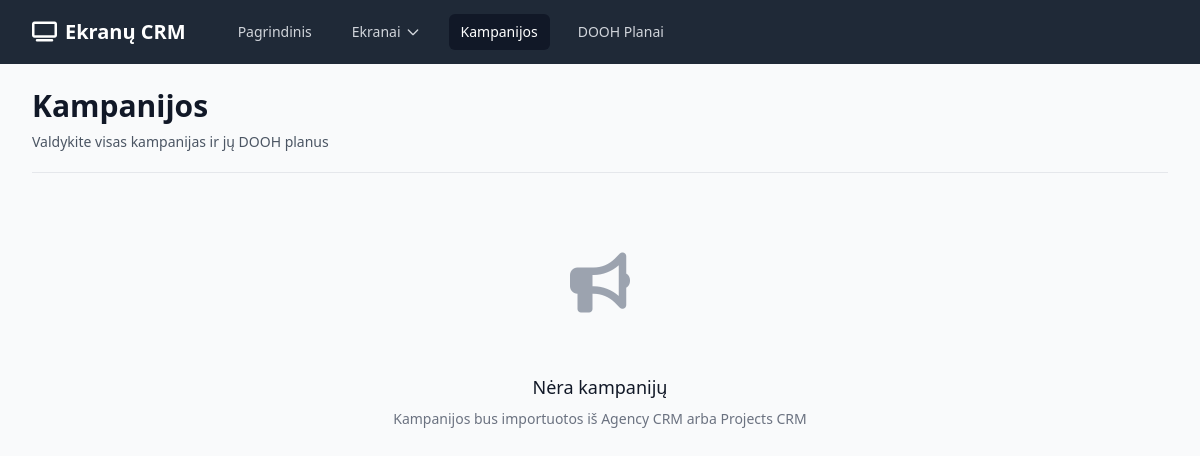
The page /campaigns on the database as committed earlier.
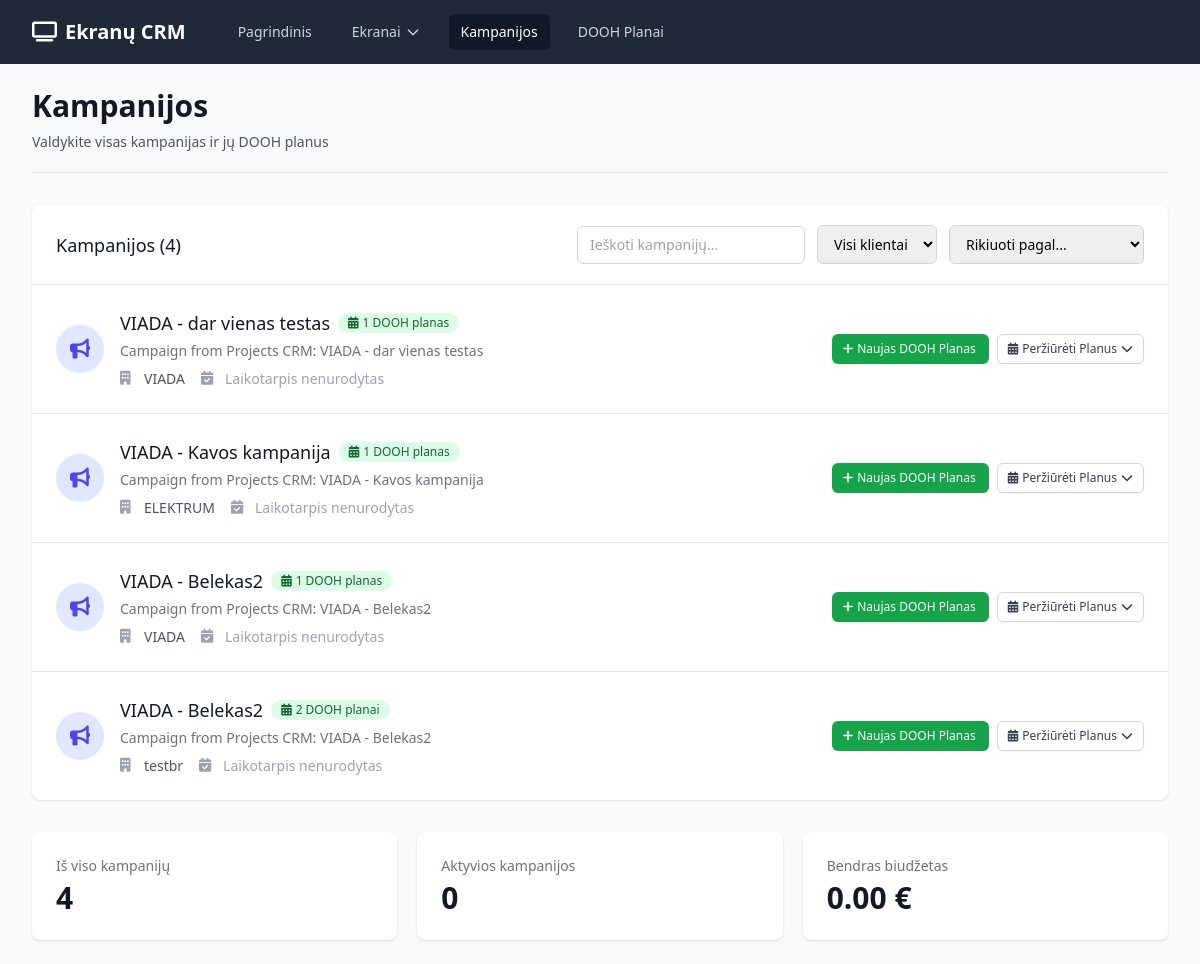
The same page on the database as committed later.
### app.py (models this page shows)
class Campaign(db.Model):
    id = db.Column(db.Integer, primary_key=True)
    client_id = db.Column(db.Integer, db.ForeignKey('client.id'), nullable=False)
    name = db.Column(db.String(100), nullable=False)
    description = db.Column(db.Text)
    start_date = db.Column(db.Date)
    end_date = db.Column(db.Date)
    budget = db.Column(db.Float)
    created_at = db.Column(db.DateTime, default=datetime.utcnow)
    dooh_plans = db.relationship('DOOHPlan', backref='campaign', lazy=True, cascade='all, delete-orphan')

class Client(db.Model):
    id = db.Column(db.Integer, primary_key=True)
    name = db.Column(db.String(100), nullable=False)
    email = db.Column(db.String(100))
    phone = db.Column(db.String(20))
    contact_person = db.Column(db.String(100))
    company = db.Column(db.String(100))
    created_at = db.Column(db.DateTime, default=datetime.utcnow)
    campaigns = db.relationship('Campaign', backref='client', lazy=True, cascade='all, delete-orphan')

### app.py (the view)
@app.route('/campaigns')
def campaigns():
    campaigns = Campaign.query.all()
    return render_template('campaigns.html', campaigns=campaigns)

### templates/campaigns.html (shortened to what the changed rows need)
{% extends "base.html" %}
{% block content %}
<div class="pb-5 border-b border-gray-200 mb-8">
    <div class="flex justify-between items-center">
        <div>
            <h1 class="text-3xl font-bold text-gray-900">Kampanijos</h1>
        </div>
    </div>
</div>
{% if campaigns %}
<div class="bg-white shadow overflow-hidden sm:rounded-lg mb-8">
    <div class="px-4 py-5 sm:px-6">
        <div class="flex justify-between items-center">
            <h3 class="text-lg leading-6 font-medium text-gray-900">Kampanijos ({{ campaigns|length }})</h3>
            <div class="flex items-center space-x-3">
                <input type="text" id="campaignFilter" placeholder="Ieškoti kampanijų..."
                       class="px-3 py-2 border border-gray-300 rounded-md text-sm focus:outline-none focus:ring-indigo-500 focus:border-indigo-500">
                <select id="filterClient" class="px-3 py-2 border border-gray-300 rounded-md text-sm focus:outline-none focus:ring-indigo-500 focus:border-indigo-500">
                    <option value="">Visi klientai</option>
                    {% set clients = [] %}
                    {% for campaign in campaigns %}
                        {% if campaign.client.name not in clients %}
                            {% set _ = clients.append(campaign.client.name) %}
                        {% endif %}
                    {% endfor %}
                </select>
                <select id="sortBy" class="px-3 py-2 border border-gray-300 rounded-md text-sm focus:outline-none focus:ring-indigo-500 focus:border-indigo-500">
                    <option value="">Rikiuoti pagal...</option>
                </select>
            </div>
        </div>
    </div>
    <div class="border-t border-gray-200">
        <ul class="divide-y divide-gray-200" id="campaignsList">
            {% for campaign in campaigns %}
            <li class="campaign-item hover:bg-gray-50" data-client="{{ campaign.client.name }}">
                <div class="px-4 py-6 sm:px-6">
                    <div class="flex items-center justify-between">
                        <div class="flex items-center">
                            <div class="flex-shrink-0">
                                <div class="h-12 w-12 rounded-full bg-indigo-100 flex items-center justify-center">
                                    <i class="fas fa-bullhorn text-indigo-600 text-xl"></i>
                                </div>
                            </div>
                            <div class="ml-4">
                                <div class="flex items-center">
                                    <p class="text-lg font-medium text-gray-900 campaign-name">{{ campaign.name }}</p>
                                    <div class="ml-2 flex space-x-1">
                                        {% if campaign.dooh_plans|length > 0 %}
                                        <span class="inline-flex items-center px-2.5 py-0.5 rounded-full text-xs font-medium bg-green-100 text-green-800">
                                            <i class="fas fa-calendar-alt mr-1"></i>
                                            {{ campaign.dooh_plans|length }} DOOH {{ 'planas' if campaign.dooh_plans|length == 1 else 'planai' }}
                                        </span>
                                        {% endif %}
                                    </div>
                                </div>
                                {% if campaign.description %}
                                <p class="mt-1 text-sm text-gray-500">{{ campaign.description[:100] }}{% if campaign.description|length > 100 %}...{% endif %}</p>
                                {% endif %}
                                <div class="mt-2 flex items-center space-x-4 text-sm">
                                    <div class="flex items-center text-gray-600">
                                        <i class="fas fa-building w-4 h-4 mr-2 text-gray-400"></i>
                                        <span class="campaign-client">{{ campaign.client.name }}</span>
                                    </div>
                                    <div class="flex items-center text-gray-600">
                                        <i class="fas fa-calendar-check w-4 h-4 mr-2 text-gray-400"></i>
                                        <span>
                                            {% if campaign.start_date and campaign.end_date %}
                                                {{ campaign.start_date.strftime('%Y-%m-%d') }} - {{ campaign.end_date.strftime('%Y-%m-%d') }}
                                            {% elif campaign.start_date %}
                                                Nuo {{ campaign.start_date.strftime('%Y-%m-%d') }}
                                            {% elif campaign.end_date %}
                                                Iki {{ campaign.end_date.strftime('%Y-%m-%d') }}
                                            {% else %}
                                                <span class="text-gray-400">Laikotarpis nenurodytas</span>
                                            {% endif %}
                                        </span>
                                    </div>
                                </div>
                            </div>
                        </div>
                        <div class="flex items-center space-x-2">
                            <a href="{{ url_for('new_dooh_plan') }}?campaign_id={{ campaign.id }}"
                               class="inline-flex items-center px-3 py-1.5 border border-transparent text-xs font-medium rounded-md shadow-sm text-white bg-green-600 hover:bg-green-700 focus:outline-none focus:ring-2 focus:ring-offset-2 focus:ring-green-500">
                                <i class="fas fa-plus -ml-0.5 mr-1"></i>
                                Naujas DOOH Planas
                            </a>
                            {% if campaign.dooh_plans|length > 0 %}
                            <div class="relative inline-block text-left">
                                <button type="button" onclick="toggleDropdown('dropdown-{{ campaign.id }}')"
                                        class="inline-flex items-center px-3 py-1.5 border border-gray-300 shadow-sm text-xs font-medium rounded-md text-gray-700 bg-white hover:bg-gray-50 focus:outline-none focus:ring-2 focus:ring-offset-2 focus:ring-indigo-500">
                                    <i class="fas fa-calendar-alt -ml-0.5 mr-1"></i>
                                    Peržiūrėti Planus
                                    <i class="fas fa-chevron-down ml-1 -mr-0.5"></i>
                                </button>
                            </div>
                            {% endif %}
                        </div>
                    </div>
                </div>
            </li>
            {% endfor %}
        </ul>
    </div>
</div>
<div class="grid grid-cols-1 gap-5 sm:grid-cols-3">
    <div class="bg-white overflow-hidden shadow rounded-lg">
        <div class="px-4 py-5 sm:p-6">
            <dt class="text-sm font-medium text-gray-500 truncate">Iš viso kampanijų</dt>
            <dd class="mt-1 text-3xl font-semibold text-gray-900">{{ campaigns|length }}</dd>
        </div>
    </div>
    <div class="bg-white overflow-hidden shadow rounded-lg">
        <div class="px-4 py-5 sm:p-6">
            <dt class="text-sm font-medium text-gray-500 truncate">Aktyvios kampanijos</dt>
            {% set active_count = campaigns|selectattr('start_date')|selectattr('end_date')|list|length %}
            <dd class="mt-1 text-3xl font-semibold text-gray-900">{{ active_count }}</dd>
        </div>
    </div>
    <div class="bg-white overflow-hidden shadow rounded-lg">
        <div class="px-4 py-5 sm:p-6">
            <dt class="text-sm font-medium text-gray-500 truncate">Bendras biudžetas</dt>
            {% set total_budget = 0 %}
            {% for campaign in campaigns %}
                {% if campaign.budget %}
                    {% set total_budget = total_budget + campaign.budget %}
                {% endif %}
            {% endfor %}
            <dd class="mt-1 text-3xl font-semibold text-gray-900">{{ "%.2f"|format(total_budget) }} €</dd>
        </div>
    </div>
</div>
{% else %}
<div class="text-center py-12">
    <div class="mx-auto h-24 w-24 text-gray-400">
        <i class="fas fa-bullhorn text-6xl"></i>
    </div>
    <h3 class="mt-6 text-lg font-medium text-gray-900">Nėra kampanijų</h3>
    <p class="mt-2 text-sm text-gray-500">Kampanijos bus importuotos iš Agency CRM arba Projects CRM</p>
</div>
{% endif %}
{% endblock %}

Rows that differ between the two databases and show on the page:
added Campaign: name "VIADA - dar vienas testas", dooh_plans|length "1", dooh_plans "planas", description "Campaign from Projects CRM: VIADA - dar vienas testas", client.name "VIADA", shows "Laikotarpis nenurodytas"
added Campaign: name "VIADA - Kavos kampanija", dooh_plans|length "1", dooh_plans "planas", description "Campaign from Projects CRM: VIADA - Kavos kampanija", client.name "ELEKTRUM", shows "Laikotarpis nenurodytas"
added Campaign: name "VIADA - Belekas2", dooh_plans|length "1", dooh_plans "planas", description "Campaign from Projects CRM: VIADA - Belekas2", client.name "VIADA", shows "Laikotarpis nenurodytas"
added Campaign: name "VIADA - Belekas2", dooh_plans|length "2", dooh_plans "planai", description "Campaign from Projects CRM: VIADA - Belekas2", client.name "testbr", shows "Laikotarpis nenurodytas"
Other text that changed with them:
{{ campaigns|length }}: (not shown) → "4"
form field value: (not shown) → "Visi klientai"
form field value: (not shown) → "Rikiuoti pagal..."
{{ active_count }}: (not shown) → "0"
{{ "%.2f"|format(total_budget) }}: (not shown) → "0.00"
text no longer shown: "Nėra kampanijų Kampanijos bus importuotos iš Agency CRM arba Projects CRM"
text now shown: "Kampanijos ( ) Iš viso kampanijų Aktyvios kampanijos Bendras biudžetas €"
